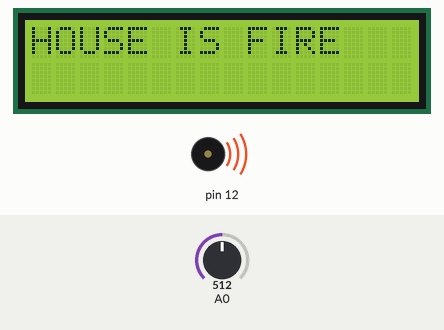
A sketch run on a simulated Arduino Uno, built with avr-gcc and run on an emulated ATmega328P. Parts: 16×2 character LCD, buzzer (waves = sounding). The test bench sets the inputs (shaded band); at power-on: A0 = 512. What the sketch prints to the serial monitor is not drawn.

Above: at 1.2 s.
1.3 s: A0 set to 218
2.8 s: A0 set to 197
At 3.7 s:
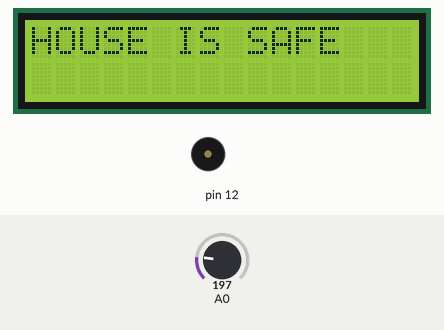
4.3 s: A0 set to 306
At 5.0 s:
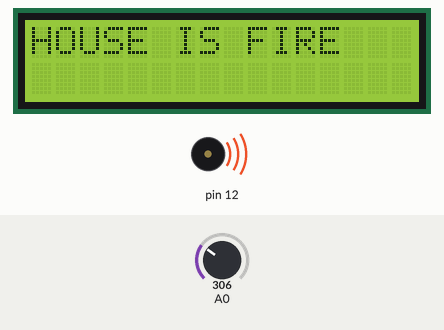
5.8 s: A0 set to 122
At 7.2 s:
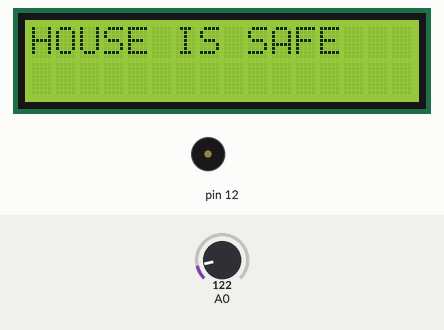
Timing chart, 0 to 8.3 s (numbered marks = the images above; inputs shaded):
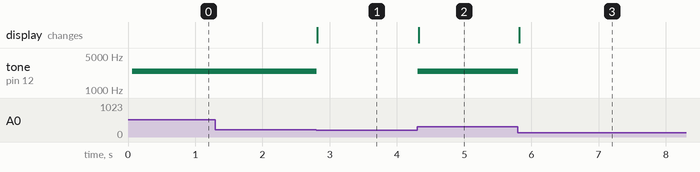

Measured:
- the behaviour switches between 205 and 204 on A0 (found by bisection; images 0 and 1)
- after the input at 1.3 s, every drawn part: stays the same
- after the input at 2.8 s, tone on pin 12: 2450 Hz → silent at once; the display: changes at once (image 1)
- after the input at 4.3 s, tone on pin 12: silent → 2450 Hz at once; the display: changes at once (image 2)
- after the input at 5.8 s, tone on pin 12: 2450 Hz → silent at once; the display: changes at once (image 3)

The sketch:

stunning_jarv_wluff1.ino
```cpp
#include <LiquidCrystal_I2C.h>

// C++ code
LiquidCrystal_I2C lcd(0x27,16,2);

void setup()
{
  Serial.begin(9600);
  pinMode(12,OUTPUT);
  lcd.init();
  lcd.backlight();


}

void loop()
{

  float temp = readtemp();
  Serial.println(temp);
  buzzer(temp);
}


float readtemp()
{
  float i =analogRead(A0);
  float volt = i * 4.89  ;
  float prevtemp = ( volt - 93.7 ) / 10.07 ;
  float temp = prevtemp - 40 ;
  return temp ;
}

void buzzer(float temp)
{
  if (temp > 50) {
    tone(12,2450,500);
    lcd.setCursor(0,0);
    lcd.print("HOUSE IS FIRE");

  }
  else
  {
    noTone(12);
    lcd.setCursor(0,0);
    lcd.print("HOUSE IS SAFE");

  }
}
```
